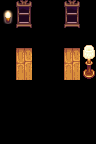

Below is a game level as drawn by its tile map, then a one-line description and the .tmx file that defines it, in full:
An orthogonal 6x9 tile map with 16x16 px tiles, 5 tile layers (Back, Back2, Buildings, Front, ...), 1 hidden layer not drawn, 3 tilesets.

<map version="1.10" tiledversion="1.10.2" orientation="orthogonal" renderorder="right-down" width="6" height="9" tilewidth="16" tileheight="16" infinite="0" nextlayerid="9" nextobjectid="1">
 <tileset firstgid="1" source="townInterior.tsx" />
 <tileset firstgid="2177" source="furniture.tsx" />
 <tileset firstgid="5153" name="paths" tilewidth="16" tileheight="16" tilecount="36" columns="4">
  <image source="paths.png" width="64" height="144" />
 </tileset>
 <layer id="1" name="Back" width="6" height="9">
  <data encoding="csv">
0,0,0,0,0,0,
0,0,0,0,0,0,
0,0,0,0,0,0,
0,0,0,0,0,0,
0,0,0,0,0,0,
0,0,0,0,0,0,
0,0,0,0,0,0,
0,0,0,0,0,0,
0,0,0,0,0,0
</data>
 </layer>
 <layer id="3" name="Back2" width="6" height="9">
  <data encoding="csv">
0,3860,0,0,3860,0,
0,3892,0,0,3892,0,
0,0,0,0,0,0,
0,200,0,0,200,0,
0,232,0,0,232,0,
0,0,0,0,0,0,
0,0,0,0,0,0,
0,0,0,0,0,0,
0,0,0,0,0,0
</data>
 </layer>
 <layer id="2" name="Buildings" width="6" height="9">
  <data encoding="csv">
0,0,0,0,0,0,
0,0,0,0,0,0,
0,0,0,0,0,0,
0,0,0,0,0,0,
0,0,0,0,0,3685,
0,0,0,0,0,0,
0,0,0,0,0,0,
0,0,0,0,0,0,
0,0,0,0,0,0
</data>
 </layer>
 <layer id="5" name="Front" width="6" height="9">
  <properties>
   <property name="AmbientLight" value="95 95 95" />
  </properties>
  <data encoding="csv">
0,0,0,0,0,0,
0,0,0,0,0,0,
0,0,0,0,0,0,
0,0,0,0,0,3653,
0,0,0,0,0,0,
0,0,0,0,0,0,
0,0,0,0,0,0,
0,0,0,0,0,0,
0,0,0,0,0,0
</data>
 </layer>
 <layer id="6" name="AlwaysFront" width="6" height="9">
  <data encoding="csv">
4914,0,0,0,0,0,
4946,0,0,0,0,0,
0,0,0,0,0,3621,
0,0,0,0,0,0,
0,0,0,0,0,0,
0,0,0,0,0,0,
0,0,0,0,0,0,
0,0,0,0,0,0,
0,0,0,0,0,0
</data>
 </layer>
 <layer id="8" name="Path" width="6" height="9" visible="0">
  <data encoding="csv">
0,0,0,0,0,0,
5161,0,0,0,0,0,
0,0,0,0,0,0,
0,0,0,0,0,5161,
0,0,0,0,0,0,
0,0,0,0,0,0,
0,0,5161,0,0,0,
0,0,0,0,0,0,
0,0,5160,0,0,0
</data>
 </layer>
</map>
